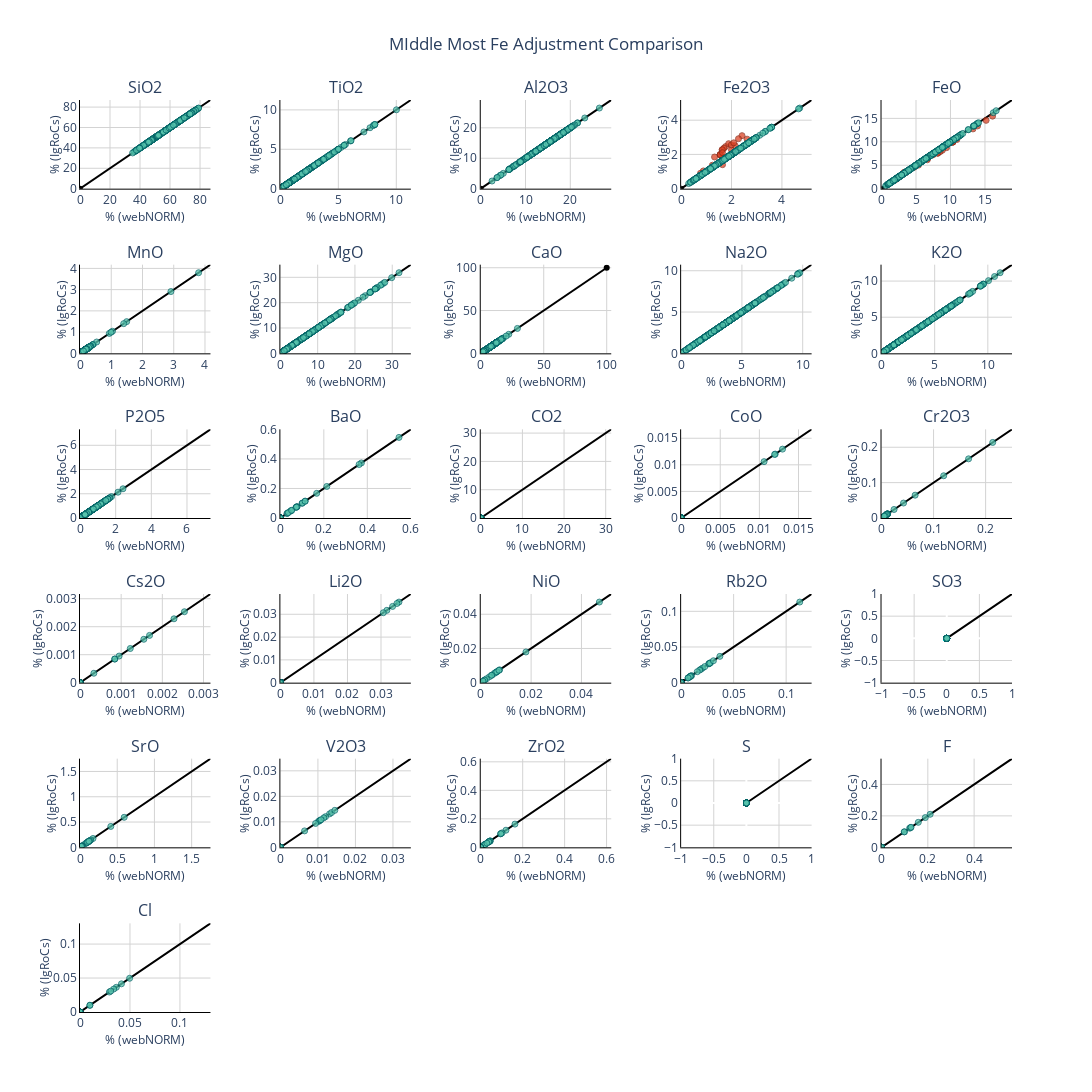

Notebook code cell kept with this figure:
### Code cell
elements = igrocs_input_adj_middlemost.columns

rows=6
cols=5
fig = make_subplots(rows=rows, cols=cols,subplot_titles=elements, horizontal_spacing=0.075)


list_index = 0
n_plots = len(elements)

for i in range(1,rows+1):
    for j in range(1,cols+1):
        if list_index + 1 <= n_plots:
            trace = elements[list_index]

            pct_diff_filter = abs(web_norms_middlemost[trace] - igrocs_input_adj_middlemost[trace]) / igrocs_input_adj_middlemost[trace] > 0.01

            fig.append_trace(
                go.Scatter(
                    x=[0,100],
                    y=[0,100],
                    line=dict(color='black')
                    ),
                row=i,
                col=j
            )

            fig.append_trace(
                go.Scatter(
                    x=web_norms_middlemost[trace][pct_diff_filter],
                    y=igrocs_input_adj_middlemost[trace][pct_diff_filter],
                    mode='markers',
                    marker=dict(
                        color="#DB4325",
                        opacity=0.75,
                        line=dict(
                            color='#8b2a17',
                            width=1)),
                    name=trace
                    ),
                row=i,
                col=j
            )

            fig.append_trace(
                go.Scatter(
                    x=web_norms_middlemost[trace][pct_diff_filter==False],
                    y=igrocs_input_adj_middlemost[trace][pct_diff_filter==False],
                    mode='markers',
                    marker=dict(
                        color="#57C4AD",
                        opacity=0.75,
                        line=dict(
                            color='#006164',
                            width=1)),
                    name=trace
                    ),
                row=i,
                col=j
            )
            
            x_max = web_norms_middlemost[trace].max()
            y_max = igrocs_input_adj_middlemost[trace].max()

            xy_max = max([x_max, y_max])*1.1

            fig.update_xaxes(
                title_text="% (webNORM)",
                title_font = {"size": 12},
                title_standoff = 5,
                range=[0,xy_max],
                row=i,
                col=j,
                gridcolor='lightgrey',
                linecolor='black'
                )
            
            fig.update_yaxes(
            title_text='% (IgRoCs)',
            title_font = {"size": 12},
            title_standoff = 0,
            range=[0,xy_max],
            row=i,
            col=j,
            gridcolor='lightgrey',
            linecolor='black'
            )

        list_index +=1

fig.update_layout(height=1800, width=1300, showlegend=False, title_text="MIddle Most Fe Adjustment Comparison", plot_bgcolor='rgba(0,0,0,0)', title_x=0.5)
fig.show()
fig.write_image('MIddlemost Fe Adjustment Comparison.svg')

### Figure 1 — Plotly figure (JSON) as saved in the notebook; plotly's stock layout.template omitted (floating-point values rounded to 4 significant figures; data arrays with more than 128 entries replaced by an {"elided": "..."} marker saying what was removed)
{"data": [{"line": {"color": "black"}, "type": "scatter", "x": [0, 100], "xaxis": "x", "y": [0, 100], "yaxis": "y"}, {"marker": {"color": "#DB4325", "line": {"color": "#8b2a17", "width": 1}, "opacity": 0.75}, "mode": "markers", "name": "SiO2", "type": "scatter", "x": [], "xaxis": "x", "y": [], "yaxis": "y"}, {"marker": {"color": "#57C4AD", "line": {"color": "#006164", "width": 1}, "opacity": 0.75}, "mode": "markers", "name": "SiO2", "type": "scatter", "x": {"elided": "551 float values"}, "xaxis": "x", "y": {"elided": "551 float values"}, "yaxis": "y"}, {"line": {"color": "black"}, "type": "scatter", "x": [0, 100], "xaxis": "x2", "y": [0, 100], "yaxis": "y2"}, {"marker": {"color": "#DB4325", "line": {"color": "#8b2a17", "width": 1}, "opacity": 0.75}, "mode": "markers", "name": "TiO2", "type": "scatter", "x": [], "xaxis": "x2", "y": [], "yaxis": "y2"}, {"marker": {"color": "#57C4AD", "line": {"color": "#006164", "width": 1}, "opacity": 0.75}, "mode": "markers", "name": "TiO2", "type": "scatter", "x": {"elided": "551 float values"}, "xaxis": "x2", "y": {"elided": "551 float values"}, "yaxis": "y2"}, {"line": {"color": "black"}, "type": "scatter", "x": [0, 100], "xaxis": "x3", "y": [0, 100], "yaxis": "y3"}, {"marker": {"color": "#DB4325", "line": {"color": "#8b2a17", "width": 1}, "opacity": 0.75}, "mode": "markers", "name": "Al2O3", "type": "scatter", "x": [], "xaxis": "x3", "y": [], "yaxis": "y3"}, {"marker": {"color": "#57C4AD", "line": {"color": "#006164", "width": 1}, "opacity": 0.75}, "mode": "markers", "name": "Al2O3", "type": "scatter", "x": {"elided": "551 float values"}, "xaxis": "x3", "y": {"elided": "551 float values"}, "yaxis": "y3"}, {"line": {"color": "black"}, "type": "scatter", "x": [0, 100], "xaxis": "x4", "y": [0, 100], "yaxis": "y4"}, {"marker": {"color": "#DB4325", "line": {"color": "#8b2a17", "width": 1}, "opacity": 0.75}, "mode": "markers", "name": "Fe2O3", "type": "scatter", "x": [2.618, 1.627, 1.765, 1.999, 1.698, 1.886, 1.327, 0.8832, 1.654, 1.552, 0.7703, 1.549, 1.642, 1.548, 2.144, 2.416, 1.241, 1.989, 1.635, 1.64, 2.088, 2.276], "xaxis": "x4", "y": [2.892, 2.266, 2.457, 2.252, 2.365, 2.627, 1.848, 1.036, 1.828, 1.989, 0.9025, 1.986, 1.401, 1.985, 2.514, 3.096, 1.371, 2.55, 2.277, 2.102, 2.677, 2.916], "yaxis": "y4"}, {"marker": {"color": "#57C4AD", "line": {"color": "#006164", "width": 1}, "opacity": 0.75}, "mode": "markers", "name": "Fe2O3", "type": "scatter", "x": {"elided": "529 float values"}, "xaxis": "x4", "y": {"elided": "529 float values"}, "yaxis": "y4"}, {"line": {"color": "black"}, "type": "scatter", "x": [0, 100], "xaxis": "x5", "y": [0, 100], "yaxis": "y5"}, {"marker": {"color": "#DB4325", "line": {"color": "#8b2a17", "width": 1}, "opacity": 0.75}, "mode": "markers", "name": "FeO", "type": "scatter", "x": [7.48, 8.135, 8.822, 6.664, 8.491, 9.431, 6.635, 2.208, 4.727, 10.34, 1.925, 10.33, 3.285, 10.32, 5.361, 16.1, 3.545, 13.26, 8.173, 10.93, 13.92, 15.17], "xaxis": "x5", "y": [7.23, 7.554, 8.191, 6.434, 7.885, 8.756, 6.161, 2.071, 4.569, 9.944, 1.805, 9.931, 3.503, 9.923, 5.027, 15.48, 3.427, 12.75, 7.589, 10.51, 13.39, 14.58], "yaxis": "y5"}, {"marker": {"color": "#57C4AD", "line": {"color": "#006164", "width": 1}, "opacity": 0.75}, "mode": "markers", "name": "FeO", "type": "scatter", "x": {"elided": "529 float values"}, "xaxis": "x5", "y": {"elided": "529 float values"}, "yaxis": "y5"}, {"line": {"color": "black"}, "type": "scatter", "x": [0, 100], "xaxis": "x6", "y": [0, 100], "yaxis": "y6"}, {"marker": {"color": "#DB4325", "line": {"color": "#8b2a17", "width": 1}, "opacity": 0.75}, "mode": "markers", "name": "MnO", "type": "scatter", "x": [], "xaxis": "x6", "y": [], "yaxis": "y6"}, {"marker": {"color": "#57C4AD", "line": {"color": "#006164", "width": 1}, "opacity": 0.75}, "mode": "markers", "name": "MnO", "type": "scatter", "x": {"elided": "551 float values"}, "xaxis": "x6", "y": {"elided": "551 float values"}, "yaxis": "y6"}, {"line": {"color": "black"}, "type": "scatter", "x": [0, 100], "xaxis": "x7", "y": [0, 100], "yaxis": "y7"}, {"marker": {"color": "#DB4325", "line": {"color": "#8b2a17", "width": 1}, "opacity": 0.75}, "mode": "markers", "name": "MgO", "type": "scatter", "x": [0.001009], "xaxis": "x7", "y": [0.001121], "yaxis": "y7"}, {"marker": {"color": "#57C4AD", "line": {"color": "#006164", "width": 1}, "opacity": 0.75}, "mode": "markers", "name": "MgO", "type": "scatter", "x": {"elided": "550 float values"}, "xaxis": "x7", "y": {"elided": "550 float values"}, "yaxis": "y7"}, {"line": {"color": "black"}, "type": "scatter", "x": [0, 100], "xaxis": "x8", "y": [0, 100], "yaxis": "y8"}, {"marker": {"color": "#DB4325", "line": {"color": "#8b2a17", "width": 1}, "opacity": 0.75}, "mode": "markers", "name": "CaO", "type": "scatter", "x": [], "xaxis": "x8", "y": [], "yaxis": "y8"}, {"marker": {"color": "#57C4AD", "line": {"color": "#006164", "width": 1}, "opacity": 0.75}, "mode": "markers", "name": "CaO", "type": "scatter", "x": {"elided": "551 float values"}, "xaxis": "x8", "y": {"elided": "551 float values"}, "yaxis": "y8"}, {"line": {"color": "black"}, "type": "scatter", "x": [0, 100], "xaxis": "x9", "y": [0, 100], "yaxis": "y9"}, {"marker": {"color": "#DB4325", "line": {"color": "#8b2a17", "width": 1}, "opacity": 0.75}, "mode": "markers", "name": "Na2O", "type": "scatter", "x": [], "xaxis": "x9", "y": [], "yaxis": "y9"}, {"marker": {"color": "#57C4AD", "line": {"color": "#006164", "width": 1}, "opacity": 0.75}, "mode": "markers", "name": "Na2O", "type": "scatter", "x": {"elided": "551 float values"}, "xaxis": "x9", "y": {"elided": "551 float values"}, "yaxis": "y9"}, {"line": {"color": "black"}, "type": "scatter", "x": [0, 100], "xaxis": "x10", "y": [0, 100], "yaxis": "y10"}, {"marker": {"color": "#DB4325", "line": {"color": "#8b2a17", "width": 1}, "opacity": 0.75}, "mode": "markers", "name": "K2O", "type": "scatter", "x": [], "xaxis": "x10", "y": [], "yaxis": "y10"}, {"marker": {"color": "#57C4AD", "line": {"color": "#006164", "width": 1}, "opacity": 0.75}, "mode": "markers", "name": "K2O", "type": "scatter", "x": {"elided": "551 float values"}, "xaxis": "x10", "y": {"elided": "551 float values"}, "yaxis": "y10"}, {"line": {"color": "black"}, "type": "scatter", "x": [0, 100], "xaxis": "x11", "y": [0, 100], "yaxis": "y11"}, {"marker": {"color": "#DB4325", "line": {"color": "#8b2a17", "width": 1}, "opacity": 0.75}, "mode": "markers", "name": "P2O5", "type": "scatter", "x": [0.01001, 0.001017, 0.001009, 0.001017, 0.001034, 0.001009, 0.04198], "xaxis": "x11", "y": [0.01049, 0.00113, 0.001121, 0.00113, 0.001149, 0.001121, 0.04149], "yaxis": "y11"}, {"marker": {"color": "#57C4AD", "line": {"color": "#006164", "width": 1}, "opacity": 0.75}, "mode": "markers", "name": "P2O5", "type": "scatter", "x": {"elided": "544 float values"}, "xaxis": "x11", "y": {"elided": "544 float values"}, "yaxis": "y11"}, {"line": {"color": "black"}, "type": "scatter", "x": [0, 100], "xaxis": "x12", "y": [0, 100], "yaxis": "y12"}, {"marker": {"color": "#DB4325", "line": {"color": "#8b2a17", "width": 1}, "opacity": 0.75}, "mode": "markers", "name": "BaO", "type": "scatter", "x": [], "xaxis": "x12", "y": [], "yaxis": "y12"}, {"marker": {"color": "#57C4AD", "line": {"color": "#006164", "width": 1}, "opacity": 0.75}, "mode": "markers", "name": "BaO", "type": "scatter", "x": {"elided": "551 float values"}, "xaxis": "x12", "y": {"elided": "551 float values"}, "yaxis": "y12"}, {"line": {"color": "black"}, "type": "scatter", "x": [0, 100], "xaxis": "x13", "y": [0, 100], "yaxis": "y13"}, {"marker": {"color": "#DB4325", "line": {"color": "#8b2a17", "width": 1}, "opacity": 0.75}, "mode": "markers", "name": "CO2", "type": "scatter", "x": [], "xaxis": "x13", "y": [], "yaxis": "y13"}, {"marker": {"color": "#57C4AD", "line": {"color": "#006164", "width": 1}, "opacity": 0.75}, "mode": "markers", "name": "CO2", "type": "scatter", "x": {"elided": "551 float values"}, "xaxis": "x13", "y": {"elided": "551 int values"}, "yaxis": "y13"}, {"line": {"color": "black"}, "type": "scatter", "x": [0, 100], "xaxis": "x14", "y": [0, 100], "yaxis": "y14"}, {"marker": {"color": "#DB4325", "line": {"color": "#8b2a17", "width": 1}, "opacity": 0.75}, "mode": "markers", "name": "CoO", "type": "scatter", "x": [], "xaxis": "x14", "y": [], "yaxis": "y14"}, {"marker": {"color": "#57C4AD", "line": {"color": "#006164", "width": 1}, "opacity": 0.75}, "mode": "markers", "name": "CoO", "type": "scatter", "x": {"elided": "551 float values"}, "xaxis": "x14", "y": {"elided": "551 float values"}, "yaxis": "y14"}, {"line": {"color": "black"}, "type": "scatter", "x": [0, 100], "xaxis": "x15", "y": [0, 100], "yaxis": "y15"}, {"marker": {"color": "#DB4325", "line": {"color": "#8b2a17", "width": 1}, "opacity": 0.75}, "mode": "markers", "name": "Cr2O3", "type": "scatter", "x": [], "xaxis": "x15", "y": [], "yaxis": "y15"}, {"marker": {"color": "#57C4AD", "line": {"color": "#006164", "width": 1}, "opacity": 0.75}, "mode": "markers", "name": "Cr2O3", "type": "scatter", "x": {"elided": "551 float values"}, "xaxis": "x15", "y": {"elided": "551 float values"}, "yaxis": "y15"}, {"line": {"color": "black"}, "type": "scatter", "x": [0, 100], "xaxis": "x16", "y": [0, 100], "yaxis": "y16"}, {"marker": {"color": "#DB4325", "line": {"color": "#8b2a17", "width": 1}, "opacity": 0.75}, "mode": "markers", "name": "Cs2O", "type": "scatter", "x": [], "xaxis": "x16", "y": [], "yaxis": "y16"}, {"marker": {"color": "#57C4AD", "line": {"color": "#006164", "width": 1}, "opacity": 0.75}, "mode": "markers", "name": "Cs2O", "type": "scatter", "x": {"elided": "551 float values"}, "xaxis": "x16", "y": {"elided": "551 float values"}, "yaxis": "y16"}, {"line": {"color": "black"}, "type": "scatter", "x": [0, 100], "xaxis": "x17", "y": [0, 100], "yaxis": "y17"}, {"marker": {"color": "#DB4325", "line": {"color": "#8b2a17", "width": 1}, "opacity": 0.75}, "mode": "markers", "name": "Li2O", "type": "scatter", "x": [], "xaxis": "x17", "y": [], "yaxis": "y17"}, {"marker": {"color": "#57C4AD", "line": {"color": "#006164", "width": 1}, "opacity": 0.75}, "mode": "markers", "name": "Li2O", "type": "scatter", "x": {"elided": "551 float values"}, "xaxis": "x17", "y": {"elided": "551 float values"}, "yaxis": "y17"}, {"line": {"color": "black"}, "type": "scatter", "x": [0, 100], "xaxis": "x18", "y": [0, 100], "yaxis": "y18"}, {"marker": {"color": "#DB4325", "line": {"color": "#8b2a17", "width": 1}, "opacity": 0.75}, "mode": "markers", "name": "NiO", "type": "scatter", "x": [], "xaxis": "x18", "y": [], "yaxis": "y18"}, {"marker": {"color": "#57C4AD", "line": {"color": "#006164", "width": 1}, "opacity": 0.75}, "mode": "markers", "name": "NiO", "type": "scatter", "x": {"elided": "551 float values"}, "xaxis": "x18", "y": {"elided": "551 float values"}, "yaxis": "y18"}, {"line": {"color": "black"}, "type": "scatter", "x": [0, 100], "xaxis": "x19", "y": [0, 100], "yaxis": "y19"}, {"marker": {"color": "#DB4325", "line": {"color": "#8b2a17", "width": 1}, "opacity": 0.75}, "mode": "markers", "name": "Rb2O", "type": "scatter", "x": [], "xaxis": "x19", "y": [], "yaxis": "y19"}, {"marker": {"color": "#57C4AD", "line": {"color": "#006164", "width": 1}, "opacity": 0.75}, "mode": "markers", "name": "Rb2O", "type": "scatter", "x": {"elided": "551 float values"}, "xaxis": "x19", "y": {"elided": "551 float values"}, "yaxis": "y19"}, {"line": {"color": "black"}, "type": "scatter", "x": [0, 100], "xaxis": "x20", "y": [0, 100], "yaxis": "y20"}, {"marker": {"color": "#DB4325", "line": {"color": "#8b2a17", "width": 1}, "opacity": 0.75}, "mode": "markers", "name": "SO3", "type": "scatter", "x": [], "xaxis": "x20", "y": [], "yaxis": "y20"}, {"marker": {"color": "#57C4AD", "line": {"color": "#006164", "width": 1}, "opacity": 0.75}, "mode": "markers", "name": "SO3", "type": "scatter", "x": {"elided": "551 int values"}, "xaxis": "x20", "y": {"elided": "551 int values"}, "yaxis": "y20"}, {"line": {"color": "black"}, "type": "scatter", "x": [0, 100], "xaxis": "x21", "y": [0, 100], "yaxis": "y21"}, {"marker": {"color": "#DB4325", "line": {"color": "#8b2a17", "width": 1}, "opacity": 0.75}, "mode": "markers", "name": "SrO", "type": "scatter", "x": [], "xaxis": "x21", "y": [], "yaxis": "y21"}, {"marker": {"color": "#57C4AD", "line": {"color": "#006164", "width": 1}, "opacity": 0.75}, "mode": "markers", "name": "SrO", "type": "scatter", "x": {"elided": "551 float values"}, "xaxis": "x21", "y": {"elided": "551 float values"}, "yaxis": "y21"}, {"line": {"color": "black"}, "type": "scatter", "x": [0, 100], "xaxis": "x22", "y": [0, 100], "yaxis": "y22"}, {"marker": {"color": "#DB4325", "line": {"color": "#8b2a17", "width": 1}, "opacity": 0.75}, "mode": "markers", "name": "V2O3", "type": "scatter", "x": [], "xaxis": "x22", "y": [], "yaxis": "y22"}, {"marker": {"color": "#57C4AD", "line": {"color": "#006164", "width": 1}, "opacity": 0.75}, "mode": "markers", "name": "V2O3", "type": "scatter", "x": {"elided": "551 float values"}, "xaxis": "x22", "y": {"elided": "551 float values"}, "yaxis": "y22"}, {"line": {"color": "black"}, "type": "scatter", "x": [0, 100], "xaxis": "x23", "y": [0, 100], "yaxis": "y23"}, {"marker": {"color": "#DB4325", "line": {"color": "#8b2a17", "width": 1}, "opacity": 0.75}, "mode": "markers", "name": "ZrO2", "type": "scatter", "x": [], "xaxis": "x23", "y": [], "yaxis": "y23"}, {"marker": {"color": "#57C4AD", "line": {"color": "#006164", "width": 1}, "opacity": 0.75}, "mode": "markers", "name": "ZrO2", "type": "scatter", "x": {"elided": "551 float values"}, "xaxis": "x23", "y": {"elided": "551 float values"}, "yaxis": "y23"}, {"line": {"color": "black"}, "type": "scatter", "x": [0, 100], "xaxis": "x24", "y": [0, 100], "yaxis": "y24"}, {"marker": {"color": "#DB4325", "line": {"color": "#8b2a17", "width": 1}, "opacity": 0.75}, "mode": "markers", "name": "S", "type": "scatter", "x": [], "xaxis": "x24", "y": [], "yaxis": "y24"}, {"marker": {"color": "#57C4AD", "line": {"color": "#006164", "width": 1}, "opacity": 0.75}, "mode": "markers", "name": "S", "type": "scatter", "x": {"elided": "551 int values"}, "xaxis": "x24", "y": {"elided": "551 int values"}, "yaxis": "y24"}, {"line": {"color": "black"}, "type": "scatter", "x": [0, 100], "xaxis": "x25", "y": [0, 100], "yaxis": "y25"}, {"marker": {"color": "#DB4325", "line": {"color": "#8b2a17", "width": 1}, "opacity": 0.75}, "mode": "markers", "name": "F", "type": "scatter", "x": [], "xaxis": "x25", "y": [], "yaxis": "y25"}, {"marker": {"color": "#57C4AD", "line": {"color": "#006164", "width": 1}, "opacity": 0.75}, "mode": "markers", "name": "F", "type": "scatter", "x": {"elided": "551 float values"}, "xaxis": "x25", "y": {"elided": "551 float values"}, "yaxis": "y25"}, {"line": {"color": "black"}, "type": "scatter", "x": [0, 100], "xaxis": "x26", "y": [0, 100], "yaxis": "y26"}, {"marker": {"color": "#DB4325", "line": {"color": "#8b2a17", "width": 1}, "opacity": 0.75}, "mode": "markers", "name": "Cl", "type": "scatter", "x": [], "xaxis": "x26", "y": [], "yaxis": "y26"}, {"marker": {"color": "#57C4AD", "line": {"color": "#006164", "width": 1}, "opacity": 0.75}, "mode": "markers", "name": "Cl", "type": "scatter", "x": {"elided": "551 float values"}, "xaxis": "x26", "y": {"elided": "551 float values"}, "yaxis": "y26"}], "layout": {"annotations": [{"font": {"size": 16}, "showarrow": false, "text": "SiO2", "x": 0.07, "xanchor": "center", "xref": "paper", "y": 1.0, "yanchor": "bottom", "yref": "paper"}, {"font": {"size": 16}, "showarrow": false, "text": "TiO2", "x": 0.285, "xanchor": "center", "xref": "paper", "y": 1.0, "yanchor": "bottom", "yref": "paper"}, {"font": {"size": 16}, "showarrow": false, "text": "Al2O3", "x": 0.5, "xanchor": "center", "xref": "paper", "y": 1.0, "yanchor": "bottom", "yref": "paper"}, {"font": {"size": 16}, "showarrow": false, "text": "Fe2O3", "x": 0.715, "xanchor": "center", "xref": "paper", "y": 1.0, "yanchor": "bottom", "yref": "paper"}, {"font": {"size": 16}, "showarrow": false, "text": "FeO", "x": 0.93, "xanchor": "center", "xref": "paper", "y": 1.0, "yanchor": "bottom", "yref": "paper"}, {"font": {"size": 16}, "showarrow": false, "text": "MnO", "x": 0.07, "xanchor": "center", "xref": "paper", "y": 0.8194, "yanchor": "bottom", "yref": "paper"}, {"font": {"size": 16}, "showarrow": false, "text": "MgO", "x": 0.285, "xanchor": "center", "xref": "paper", "y": 0.8194, "yanchor": "bottom", "yref": "paper"}, {"font": {"size": 16}, "showarrow": false, "text": "CaO", "x": 0.5, "xanchor": "center", "xref": "paper", "y": 0.8194, "yanchor": "bottom", "yref": "paper"}, {"font": {"size": 16}, "showarrow": false, "text": "Na2O", "x": 0.715, "xanchor": "center", "xref": "paper", "y": 0.8194, "yanchor": "bottom", "yref": "paper"}, {"font": {"size": 16}, "showarrow": false, "text": "K2O", "x": 0.93, "xanchor": "center", "xref": "paper", "y": 0.8194, "yanchor": "bottom", "yref": "paper"}, {"font": {"size": 16}, "showarrow": false, "text": "P2O5", "x": 0.07, "xanchor": "center", "xref": "paper", "y": 0.6389, "yanchor": "bottom", "yref": "paper"}, {"font": {"size": 16}, "showarrow": false, "text": "BaO", "x": 0.285, "xanchor": "center", "xref": "paper", "y": 0.6389, "yanchor": "bottom", "yref": "paper"}, {"font": {"size": 16}, "showarrow": false, "text": "CO2", "x": 0.5, "xanchor": "center", "xref": "paper", "y": 0.6389, "yanchor": "bottom", "yref": "paper"}, {"font": {"size": 16}, "showarrow": false, "text": "CoO", "x": 0.715, "xanchor": "center", "xref": "paper", "y": 0.6389, "yanchor": "bottom", "yref": "paper"}, {"font": {"size": 16}, "showarrow": false, "text": "Cr2O3", "x": 0.93, "xanchor": "center", "xref": "paper", "y": 0.6389, "yanchor": "bottom", "yref": "paper"}, {"font": {"size": 16}, "showarrow": false, "text": "Cs2O", "x": 0.07, "xanchor": "center", "xref": "paper", "y": 0.4583, "yanchor": "bottom", "yref": "paper"}, {"font": {"size": 16}, "showarrow": false, "text": "Li2O", "x": 0.285, "xanchor": "center", "xref": "paper", "y": 0.4583, "yanchor": "bottom", "yref": "paper"}, {"font": {"size": 16}, "showarrow": false, "text": "NiO", "x": 0.5, "xanchor": "center", "xref": "paper", "y": 0.4583, "yanchor": "bottom", "yref": "paper"}, {"font": {"size": 16}, "showarrow": false, "text": "Rb2O", "x": 0.715, "xanchor": "center", "xref": "paper", "y": 0.4583, "yanchor": "bottom", "yref": "paper"}, {"font": {"size": 16}, "showarrow": false, "text": "SO3", "x": 0.93, "xanchor": "center", "xref": "paper", "y": 0.4583, "yanchor": "bottom", "yref": "paper"}, {"font": {"size": 16}, "showarrow": false, "text": "SrO", "x": 0.07, "xanchor": "center", "xref": "paper", "y": 0.2778, "yanchor": "bottom", "yref": "paper"}, {"font": {"size": 16}, "showarrow": false, "text": "V2O3", "x": 0.285, "xanchor": "center", "xref": "paper", "y": 0.2778, "yanchor": "bottom", "yref": "paper"}, {"font": {"size": 16}, "showarrow": false, "text": "ZrO2", "x": 0.5, "xanchor": "center", "xref": "paper", "y": 0.2778, "yanchor": "bottom", "yref": "paper"}, {"font": {"size": 16}, "showarrow": false, "text": "S", "x": 0.715, "xanchor": "center", "xref": "paper", "y": 0.2778, "yanchor": "bottom", "yref": "paper"}, {"font": {"size": 16}, "showarrow": false, "text": "F", "x": 0.93, "xanchor": "center", "xref": "paper", "y": 0.2778, "yanchor": "bottom", "yref": "paper"}, {"font": {"size": 16}, "showarrow": false, "text": "Cl", "x": 0.07, "xanchor": "center", "xref": "paper", "y": 0.09722, "yanchor": "bottom", "yref": "paper"}], "height": 1800, "plot_bgcolor": "rgba(0,0,0,0)", "showlegend": false, "title": {"text": "MIddle Most Fe Adjustment Comparison", "x": 0.5}, "width": 1300, "xaxis": {"anchor": "y", "domain": [0, 0.14], "gridcolor": "lightgrey", "linecolor": "black", "range": [0, 86.96], "title": {"font": {"size": 12}, "standoff": 5, "text": "% (webNORM)"}}, "xaxis10": {"anchor": "y10", "domain": [0.86, 1.0], "gridcolor": "lightgrey", "linecolor": "black", "range": [0, 12.27], "title": {"font": {"size": 12}, "standoff": 5, "text": "% (webNORM)"}}, "xaxis11": {"anchor": "y11", "domain": [0, 0.14], "gridcolor": "lightgrey", "linecolor": "black", "range": [0, 7.317], "title": {"font": {"size": 12}, "standoff": 5, "text": "% (webNORM)"}}, "xaxis12": {"anchor": "y12", "domain": [0.215, 0.355], "gridcolor": "lightgrey", "linecolor": "black", "range": [0, 0.6005], "title": {"font": {"size": 12}, "standoff": 5, "text": "% (webNORM)"}}, "xaxis13": {"anchor": "y13", "domain": [0.43, 0.57], "gridcolor": "lightgrey", "linecolor": "black", "range": [0, 31.33], "title": {"font": {"size": 12}, "standoff": 5, "text": "% (webNORM)"}}, "xaxis14": {"anchor": "y14", "domain": [0.645, 0.785], "gridcolor": "lightgrey", "linecolor": "black", "range": [0, 0.01668], "title": {"font": {"size": 12}, "standoff": 5, "text": "% (webNORM)"}}, "xaxis15": {"anchor": "y15", "domain": [0.86, 1.0], "gridcolor": "lightgrey", "linecolor": "black", "range": [0, 0.2507], "title": {"font": {"size": 12}, "standoff": 5, "text": "% (webNORM)"}}, "xaxis16": {"anchor": "y16", "domain": [0, 0.14], "gridcolor": "lightgrey", "linecolor": "black", "range": [0, 0.003169], "title": {"font": {"size": 12}, "standoff": 5, "text": "% (webNORM)"}}, "xaxis17": {"anchor": "y17", "domain": [0.215, 0.355], "gridcolor": "lightgrey", "linecolor": "black", "range": [0, 0.0389], "title": {"font": {"size": 12}, "standoff": 5, "text": "% (webNORM)"}}, "xaxis18": {"anchor": "y18", "domain": [0.43, 0.57], "gridcolor": "lightgrey", "linecolor": "black", "range": [0, 0.05183], "title": {"font": {"size": 12}, "standoff": 5, "text": "% (webNORM)"}}, "xaxis19": {"anchor": "y19", "domain": [0.645, 0.785], "gridcolor": "lightgrey", "linecolor": "black", "range": [0, 0.1243], "title": {"font": {"size": 12}, "standoff": 5, "text": "% (webNORM)"}}, "xaxis2": {"anchor": "y2", "domain": [0.215, 0.355], "gridcolor": "lightgrey", "linecolor": "black", "range": [0, 11.26], "title": {"font": {"size": 12}, "standoff": 5, "text": "% (webNORM)"}}, "xaxis20": {"anchor": "y20", "domain": [0.86, 1.0], "gridcolor": "lightgrey", "linecolor": "black", "range": [0, 0], "title": {"font": {"size": 12}, "standoff": 5, "text": "% (webNORM)"}}, "xaxis21": {"anchor": "y21", "domain": [0, 0.14], "gridcolor": "lightgrey", "linecolor": "black", "range": [0, 1.753], "title": {"font": {"size": 12}, "standoff": 5, "text": "% (webNORM)"}}, "xaxis22": {"anchor": "y22", "domain": [0.215, 0.355], "gridcolor": "lightgrey", "linecolor": "black", "range": [0, 0.03477], "title": {"font": {"size": 12}, "standoff": 5, "text": "% (webNORM)"}}, "xaxis23": {"anchor": "y23", "domain": [0.43, 0.57], "gridcolor": "lightgrey", "linecolor": "black", "range": [0, 0.6223], "title": {"font": {"size": 12}, "standoff": 5, "text": "% (webNORM)"}}, "xaxis24": {"anchor": "y24", "domain": [0.645, 0.785], "gridcolor": "lightgrey", "linecolor": "black", "range": [0, 0], "title": {"font": {"size": 12}, "standoff": 5, "text": "% (webNORM)"}}, "xaxis25": {"anchor": "y25", "domain": [0.86, 1.0], "gridcolor": "lightgrey", "linecolor": "black", "range": [0, 0.5636], "title": {"font": {"size": 12}, "standoff": 5, "text": "% (webNORM)"}}, "xaxis26": {"anchor": "y26", "domain": [0, 0.14], "gridcolor": "lightgrey", "linecolor": "black", "range": [0, 0.1305], "title": {"font": {"size": 12}, "standoff": 5, "text": "% (webNORM)"}}, "xaxis27": {"anchor": "y27", "domain": [0.215, 0.355]}, "xaxis28": {"anchor": "y28", "domain": [0.43, 0.57]}, "xaxis29": {"anchor": "y29", "domain": [0.645, 0.785]}, "xaxis3": {"anchor": "y3", "domain": [0.43, 0.57], "gridcolor": "lightgrey", "linecolor": "black", "range": [0, 29.14], "title": {"font": {"size": 12}, "standoff": 5, "text": "% (webNORM)"}}, "xaxis30": {"anchor": "y30", "domain": [0.86, 1.0]}, "xaxis4": {"anchor": "y4", "domain": [0.645, 0.785], "gridcolor": "lightgrey", "linecolor": "black", "range": [0, 5.178], "title": {"font": {"size": 12}, "standoff": 5, "text": "% (webNORM)"}}, "xaxis5": {"anchor": "y5", "domain": [0.86, 1.0], "gridcolor": "lightgrey", "linecolor": "black", "range": [0, 18.92], "title": {"font": {"size": 12}, "standoff": 5, "text": "% (webNORM)"}}, "xaxis6": {"anchor": "y6", "domain": [0, 0.14], "gridcolor": "lightgrey", "linecolor": "black", "range": [0, 4.176], "title": {"font": {"size": 12}, "standoff": 5, "text": "% (webNORM)"}}, "xaxis7": {"anchor": "y7", "domain": [0.215, 0.355], "gridcolor": "lightgrey", "linecolor": "black", "range": [0, 34.99], "title": {"font": {"size": 12}, "standoff": 5, "text": "% (webNORM)"}}, "xaxis8": {"anchor": "y8", "domain": [0.43, 0.57], "gridcolor": "lightgrey", "linecolor": "black", "range": [0, 103.6], "title": {"font": {"size": 12}, "standoff": 5, "text": "% (webNORM)"}}, "xaxis9": {"anchor": "y9", "domain": [0.645, 0.785], "gridcolor": "lightgrey", "linecolor": "black", "range": [0, 10.73], "title": {"font": {"size": 12}, "standoff": 5, "text": "% (webNORM)"}}, "yaxis": {"anchor": "x", "domain": [0.9028, 1.0], "gridcolor": "lightgrey", "linecolor": "black", "range": [0, 86.96], "title": {"font": {"size": 12}, "standoff": 0, "text": "% (IgRoCs)"}}, "yaxis10": {"anchor": "x10", "domain": [0.7222, 0.8194], "gridcolor": "lightgrey", "linecolor": "black", "range": [0, 12.27], "title": {"font": {"size": 12}, "standoff": 0, "text": "% (IgRoCs)"}}, "yaxis11": {"anchor": "x11", "domain": [0.5417, 0.6389], "gridcolor": "lightgrey", "linecolor": "black", "range": [0, 7.317], "title": {"font": {"size": 12}, "standoff": 0, "text": "% (IgRoCs)"}}, "yaxis12": {"anchor": "x12", "domain": [0.5417, 0.6389], "gridcolor": "lightgrey", "linecolor": "black", "range": [0, 0.6005], "title": {"font": {"size": 12}, "standoff": 0, "text": "% (IgRoCs)"}}, "yaxis13": {"anchor": "x13", "domain": [0.5417, 0.6389], "gridcolor": "lightgrey", "linecolor": "black", "range": [0, 31.33], "title": {"font": {"size": 12}, "standoff": 0, "text": "% (IgRoCs)"}}, "yaxis14": {"anchor": "x14", "domain": [0.5417, 0.6389], "gridcolor": "lightgrey", "linecolor": "black", "range": [0, 0.01668], "title": {"font": {"size": 12}, "standoff": 0, "text": "% (IgRoCs)"}}, "yaxis15": {"anchor": "x15", "domain": [0.5417, 0.6389], "gridcolor": "lightgrey", "linecolor": "black", "range": [0, 0.2507], "title": {"font": {"size": 12}, "standoff": 0, "text": "% (IgRoCs)"}}, "yaxis16": {"anchor": "x16", "domain": [0.3611, 0.4583], "gridcolor": "lightgrey", "linecolor": "black", "range": [0, 0.003169], "title": {"font": {"size": 12}, "standoff": 0, "text": "% (IgRoCs)"}}, "yaxis17": {"anchor": "x17", "domain": [0.3611, 0.4583], "gridcolor": "lightgrey", "linecolor": "black", "range": [0, 0.0389], "title": {"font": {"size": 12}, "standoff": 0, "text": "% (IgRoCs)"}}, "yaxis18": {"anchor": "x18", "domain": [0.3611, 0.4583], "gridcolor": "lightgrey", "linecolor": "black", "range": [0, 0.05183], "title": {"font": {"size": 12}, "standoff": 0, "text": "% (IgRoCs)"}}, "yaxis19": {"anchor": "x19", "domain": [0.3611, 0.4583], "gridcolor": "lightgrey", "linecolor": "black", "range": [0, 0.1243], "title": {"font": {"size": 12}, "standoff": 0, "text": "% (IgRoCs)"}}, "yaxis2": {"anchor": "x2", "domain": [0.9028, 1.0], "gridcolor": "lightgrey", "linecolor": "black", "range": [0, 11.26], "title": {"font": {"size": 12}, "standoff": 0, "text": "% (IgRoCs)"}}, "yaxis20": {"anchor": "x20", "domain": [0.3611, 0.4583], "gridcolor": "lightgrey", "linecolor": "black", "range": [0, 0], "title": {"font": {"size": 12}, "standoff": 0, "text": "% (IgRoCs)"}}, "yaxis21": {"anchor": "x21", "domain": [0.1806, 0.2778], "gridcolor": "lightgrey", "linecolor": "black", "range": [0, 1.753], "title": {"font": {"size": 12}, "standoff": 0, "text": "% (IgRoCs)"}}, "yaxis22": {"anchor": "x22", "domain": [0.1806, 0.2778], "gridcolor": "lightgrey", "linecolor": "black", "range": [0, 0.03477], "title": {"font": {"size": 12}, "standoff": 0, "text": "% (IgRoCs)"}}, "yaxis23": {"anchor": "x23", "domain": [0.1806, 0.2778], "gridcolor": "lightgrey", "linecolor": "black", "range": [0, 0.6223], "title": {"font": {"size": 12}, "standoff": 0, "text": "% (IgRoCs)"}}, "yaxis24": {"anchor": "x24", "domain": [0.1806, 0.2778], "gridcolor": "lightgrey", "linecolor": "black", "range": [0, 0], "title": {"font": {"size": 12}, "standoff": 0, "text": "% (IgRoCs)"}}, "yaxis25": {"anchor": "x25", "domain": [0.1806, 0.2778], "gridcolor": "lightgrey", "linecolor": "black", "range": [0, 0.5636], "title": {"font": {"size": 12}, "standoff": 0, "text": "% (IgRoCs)"}}, "yaxis26": {"anchor": "x26", "domain": [0, 0.09722], "gridcolor": "lightgrey", "linecolor": "black", "range": [0, 0.1305], "title": {"font": {"size": 12}, "standoff": 0, "text": "% (IgRoCs)"}}, "yaxis27": {"anchor": "x27", "domain": [0, 0.09722]}, "yaxis28": {"anchor": "x28", "domain": [0, 0.09722]}, "yaxis29": {"anchor": "x29", "domain": [0, 0.09722]}, "yaxis3": {"anchor": "x3", "domain": [0.9028, 1.0], "gridcolor": "lightgrey", "linecolor": "black", "range": [0, 29.14], "title": {"font": {"size": 12}, "standoff": 0, "text": "% (IgRoCs)"}}, "yaxis30": {"anchor": "x30", "domain": [0, 0.09722]}, "yaxis4": {"anchor": "x4", "domain": [0.9028, 1.0], "gridcolor": "lightgrey", "linecolor": "black", "range": [0, 5.178], "title": {"font": {"size": 12}, "standoff": 0, "text": "% (IgRoCs)"}}, "yaxis5": {"anchor": "x5", "domain": [0.9028, 1.0], "gridcolor": "lightgrey", "linecolor": "black", "range": [0, 18.92], "title": {"font": {"size": 12}, "standoff": 0, "text": "% (IgRoCs)"}}, "yaxis6": {"anchor": "x6", "domain": [0.7222, 0.8194], "gridcolor": "lightgrey", "linecolor": "black", "range": [0, 4.176], "title": {"font": {"size": 12}, "standoff": 0, "text": "% (IgRoCs)"}}, "yaxis7": {"anchor": "x7", "domain": [0.7222, 0.8194], "gridcolor": "lightgrey", "linecolor": "black", "range": [0, 34.99], "title": {"font": {"size": 12}, "standoff": 0, "text": "% (IgRoCs)"}}, "yaxis8": {"anchor": "x8", "domain": [0.7222, 0.8194], "gridcolor": "lightgrey", "linecolor": "black", "range": [0, 103.6], "title": {"font": {"size": 12}, "standoff": 0, "text": "% (IgRoCs)"}}, "yaxis9": {"anchor": "x9", "domain": [0.7222, 0.8194], "gridcolor": "lightgrey", "linecolor": "black", "range": [0, 10.73], "title": {"font": {"size": 12}, "standoff": 0, "text": "% (IgRoCs)"}}}}
